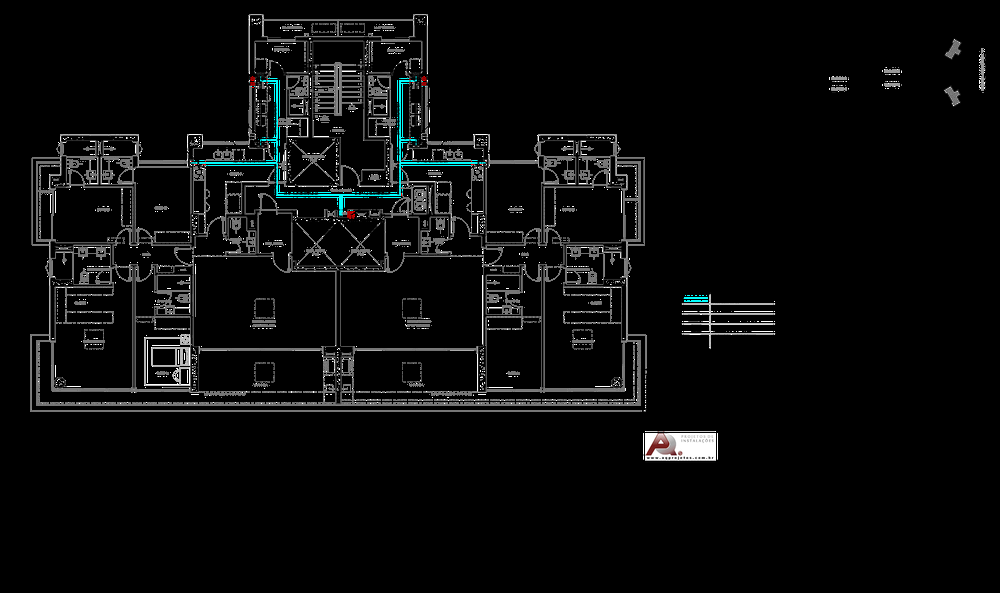
#> input picture dados/plantas_baixadas/planta_construcode.png, 1000 x 593 px, shrunk from 5946 x 3525 before the run
$ python melhorar_imagem_ocr.py
#> lines starting #> are read from the running program, lines starting #| are printed output that depends on the picture; after the words box and inside, x2 and y2 are one past the last pixel; in counts of white or black regions, pixels touching at a corner belong together
import cv2

CAMINHO = 'dados/plantas_baixadas/planta_construcode.png'
IMG = cv2.imread(CAMINHO, 0)
#> IMG: shape (593, 1000); min 0, max 255, mean 10.7
# 1. Equalizar histograma (melhora contraste)
IMG_EQ = cv2.equalizeHist(IMG)
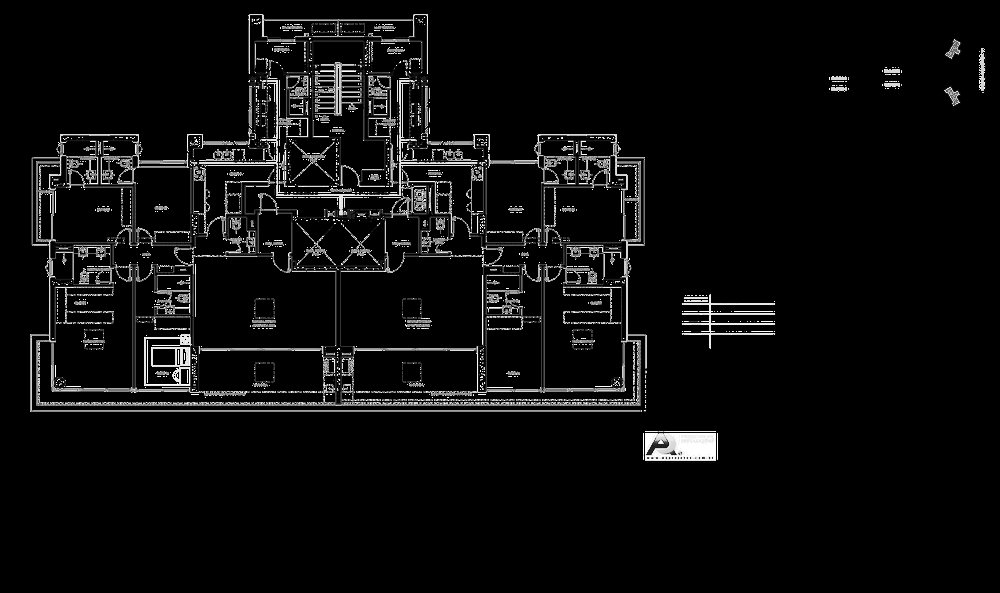
#> IMG_EQ: shape (593, 1000); min 0, max 255, mean 12.2
# 2. Suavizar ruído
IMG_DENOISED = cv2.fastNlMeansDenoising(IMG_EQ, None, 30, 7, 21)
# 3. Binarizar (adaptativo ajuda para papel/planta)
IMG_BIN = cv2.adaptiveThreshold(IMG_DENOISED,255,cv2.ADAPTIVE_THRESH_MEAN_C, cv2.THRESH_BINARY,11,7)
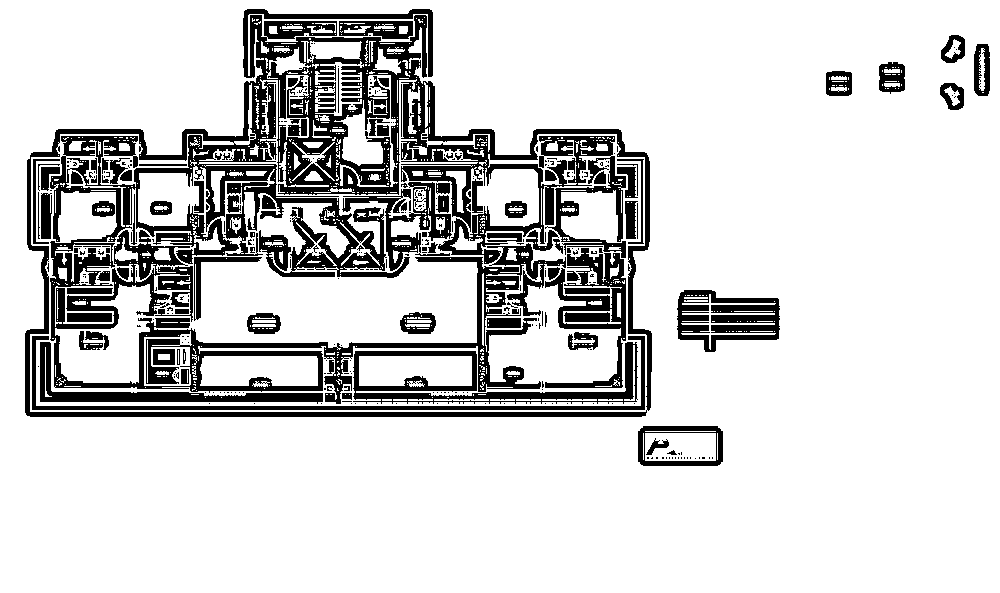
#> IMG_BIN: shape (593, 1000); 82.6% white; 359 black regions (261 under 20 px), largest, box (x1, y1, x2, y2) and area: (25, 9, 652, 417) 65320, (353, 342, 638, 404) 4245, (677, 290, 780, 352) 3534
# 4. Sharpening
kernel = cv2.getStructuringElement(cv2.MORPH_RECT, (1, 1))
IMG_SHARP = cv2.filter2D(IMG_BIN, -1, kernel)
# 5. Salvar resultado
cv2.imwrite('dados/plantas_baixadas/planta_construcode_PREPROC.png', IMG_SHARP)
print("Imagem pré-processada salva como: dados/plantas_baixadas/planta_construcode_PREPROC.png")

$ run again, with dados/plantas_baixadas/planta_principal.png copied over dados/plantas_baixadas/planta_construcode.png
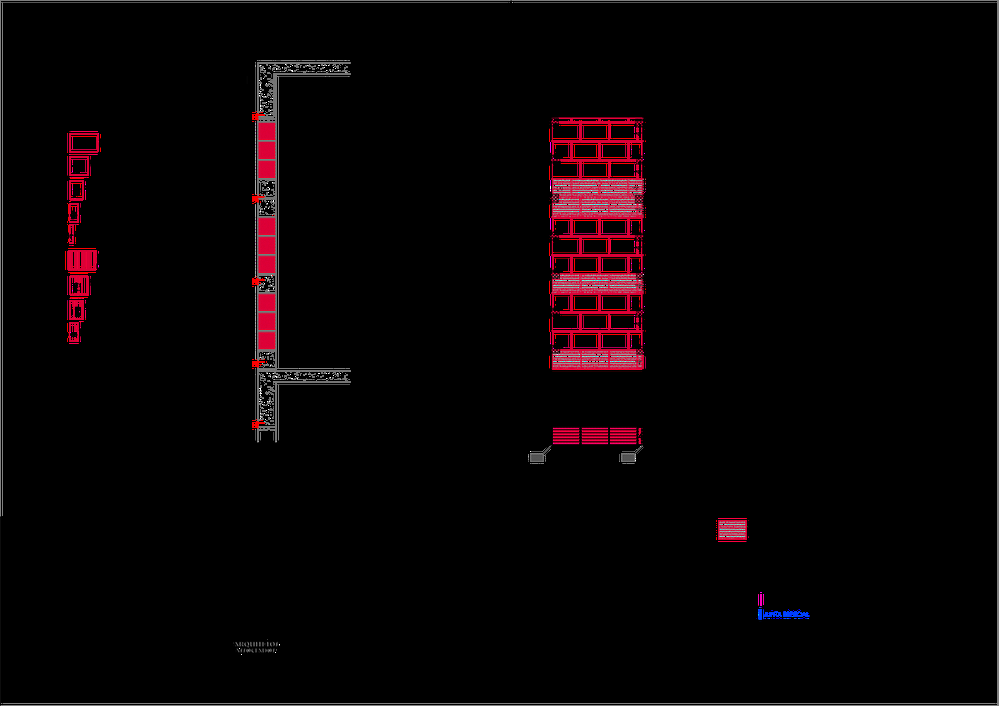
#> input picture dados/plantas_baixadas/planta_principal.png, 999 x 706 px, shrunk from 5790 x 4093 before the run
#> `IMG_EQ = cv2.equalizeHist(IMG)`:
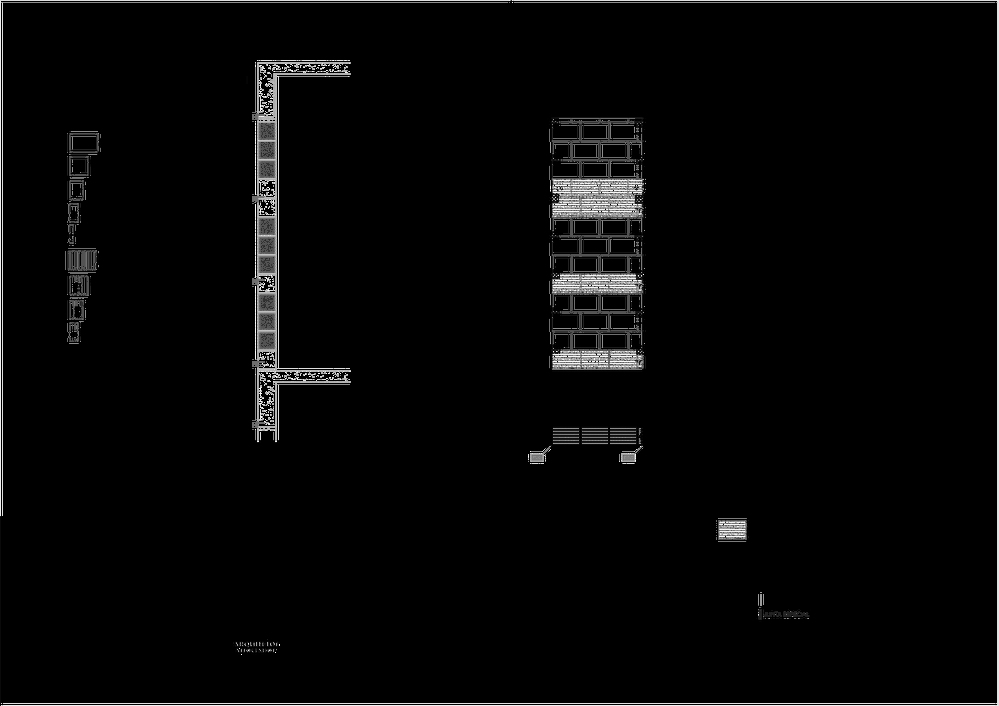
#> IMG_EQ: shape (706, 999); min 0, max 255, mean 6.7
#> `IMG_BIN = cv2.adaptiveThreshold(IMG_DENOISED,255,cv2.ADAPTIVE_THRESH_M..`:
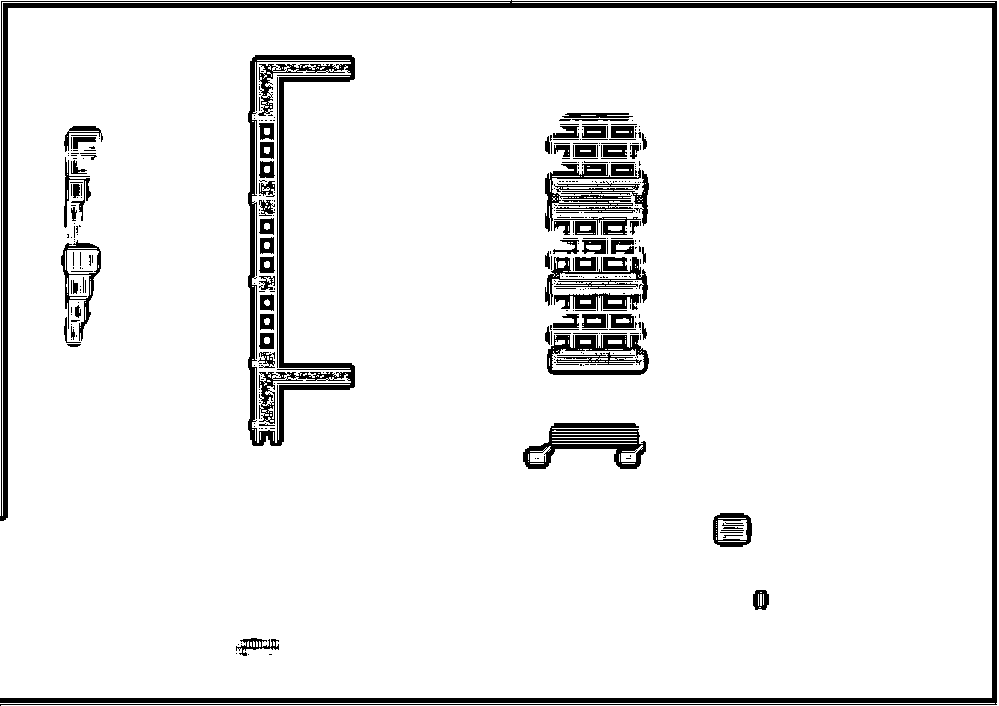
#> IMG_BIN: shape (706, 999); 93.1% white; 356 black regions (257 under 20 px), largest, box (x1, y1, x2, y2) and area: (0, 0, 997, 706) 18491, (248, 55, 355, 446) 7970, (523, 423, 646, 469) 2581
